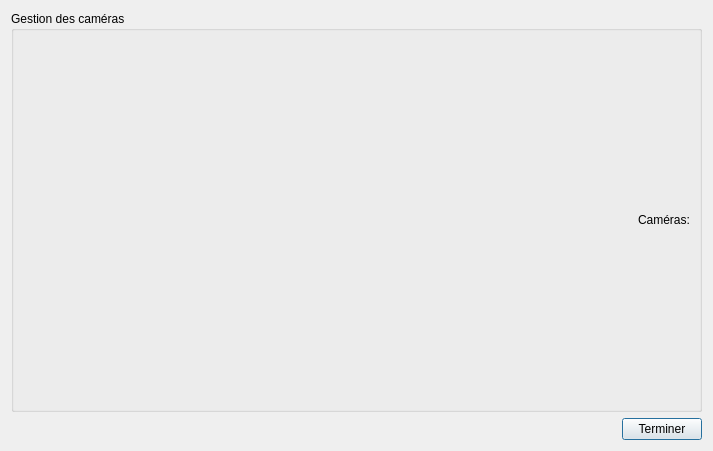
<?xml version="1.0" encoding="UTF-8"?>
<ui version="4.0">
 <class>GCDialog</class>
 <widget class="QDialog" name="GCDialog">
  <property name="geometry">
   <rect>
    <x>0</x>
    <y>0</y>
    <width>713</width>
    <height>451</height>
   </rect>
  </property>
  <property name="windowTitle">
   <string>Dialog</string>
  </property>
  <layout class="QVBoxLayout" name="verticalLayout_4">
   <item>
    <widget class="QGroupBox" name="groupBox">
     <property name="title">
      <string>Gestion des caméras</string>
     </property>
     <layout class="QVBoxLayout" name="verticalLayout_2">
      <item>
       <layout class="QHBoxLayout" name="horizontalLayout">
        <item>
         <spacer name="horizontalSpacer">
          <property name="orientation">
           <enum>Qt::Horizontal</enum>
          </property>
          <property name="sizeHint" stdset="0">
           <size>
            <width>40</width>
            <height>20</height>
           </size>
          </property>
         </spacer>
        </item>
        <item>
         <layout class="QVBoxLayout" name="verticalLayout_3">
          <item>
           <widget class="QLabel" name="label">
            <property name="text">
             <string>Caméras:</string>
            </property>
           </widget>
          </item>
         </layout>
        </item>
       </layout>
      </item>
     </layout>
    </widget>
   </item>
   <item>
    <layout class="QHBoxLayout" name="horizontalLayout_2">
     <item>
      <spacer name="horizontalSpacer_2">
       <property name="orientation">
        <enum>Qt::Horizontal</enum>
       </property>
       <property name="sizeHint" stdset="0">
        <size>
         <width>40</width>
         <height>20</height>
        </size>
       </property>
      </spacer>
     </item>
     <item>
      <widget class="QPushButton" name="pushButton">
       <property name="text">
        <string>Terminer</string>
       </property>
      </widget>
     </item>
    </layout>
   </item>
  </layout>
 </widget>
 <resources/>
 <connections>
  <connection>
   <sender>pushButton</sender>
   <signal>pressed()</signal>
   <receiver>GCDialog</receiver>
   <slot>accept()</slot>
   <hints>
    <hint type="sourcelabel">
     <x>573</x>
     <y>394</y>
    </hint>
    <hint type="destinationlabel">
     <x>310</x>
     <y>208</y>
    </hint>
   </hints>
  </connection>
 </connections>
</ui>
